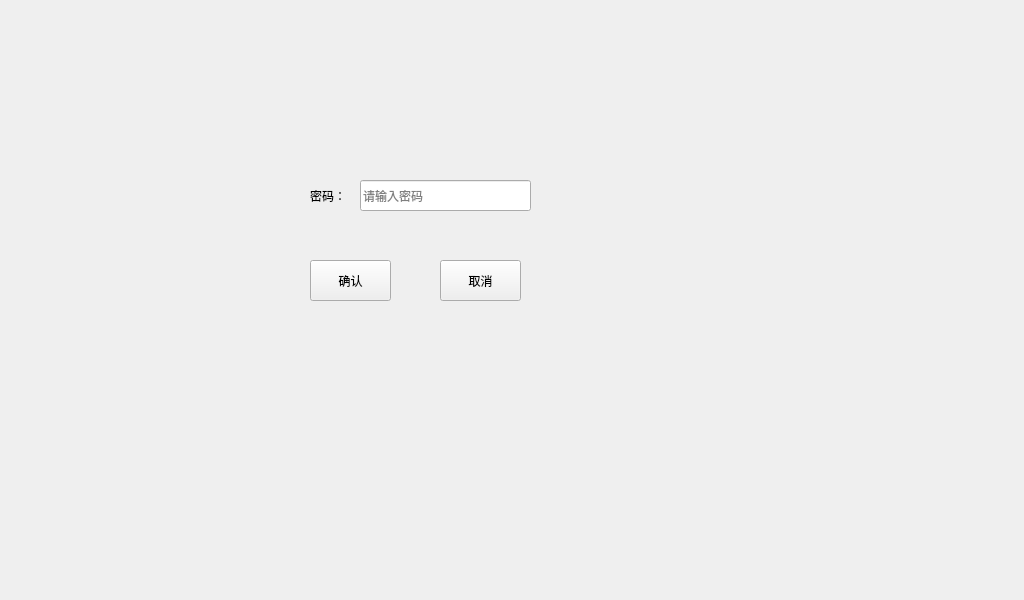
<?xml version="1.0" encoding="UTF-8"?>
<ui version="4.0">
 <class>passwork</class>
 <widget class="QMainWindow" name="passwork">
  <property name="geometry">
   <rect>
    <x>0</x>
    <y>0</y>
    <width>1024</width>
    <height>600</height>
   </rect>
  </property>
  <property name="windowTitle">
   <string>MainWindow</string>
  </property>
  <widget class="QWidget" name="centralwidget">
   <widget class="QLabel" name="label">
    <property name="geometry">
     <rect>
      <x>310</x>
      <y>180</y>
      <width>41</width>
      <height>31</height>
     </rect>
    </property>
    <property name="font">
     <font>
      <family>Arial</family>
     </font>
    </property>
    <property name="text">
     <string>密码：</string>
    </property>
   </widget>
   <widget class="QLineEdit" name="lineEdit">
    <property name="geometry">
     <rect>
      <x>360</x>
      <y>180</y>
      <width>171</width>
      <height>31</height>
     </rect>
    </property>
    <property name="echoMode">
     <enum>QLineEdit::Password</enum>
    </property>
    <property name="placeholderText">
     <string>请输入密码</string>
    </property>
   </widget>
   <widget class="QPushButton" name="okButton">
    <property name="geometry">
     <rect>
      <x>310</x>
      <y>260</y>
      <width>81</width>
      <height>41</height>
     </rect>
    </property>
    <property name="text">
     <string>确认</string>
    </property>
   </widget>
   <widget class="QPushButton" name="pushButton_2">
    <property name="geometry">
     <rect>
      <x>440</x>
      <y>260</y>
      <width>81</width>
      <height>41</height>
     </rect>
    </property>
    <property name="text">
     <string>取消</string>
    </property>
   </widget>
  </widget>
 </widget>
 <resources/>
 <connections/>
</ui>
